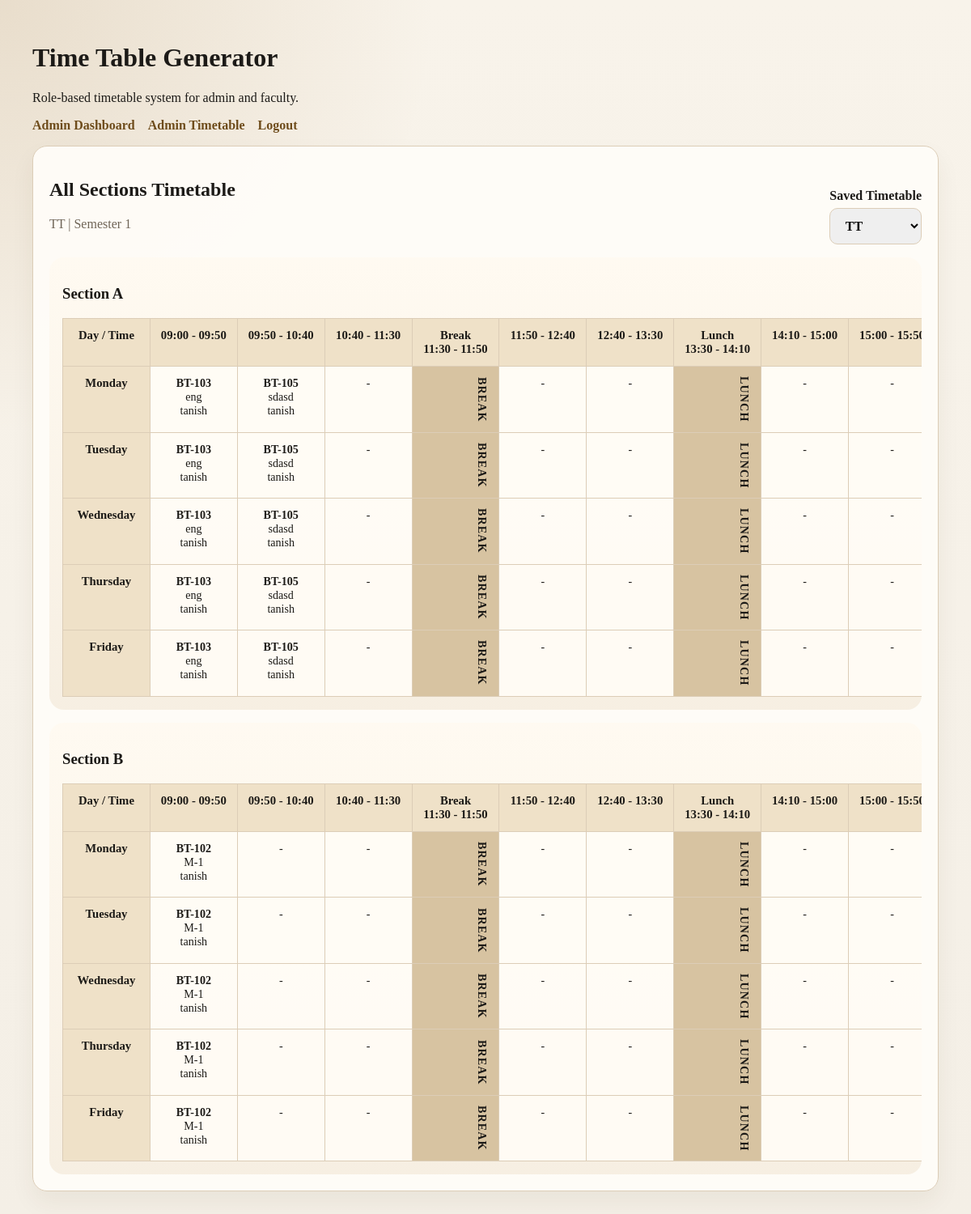
The page /admin/timetable?batch_id=2 (signed in) on the database its author committed.
### app/models.py (models this page shows)
class TimetableBatch(db.Model):
    id = db.Column(db.Integer, primary_key=True)
    name = db.Column(db.String(150), nullable=False)
    semester = db.Column(db.Integer, nullable=False)
    created_at = db.Column(db.DateTime, nullable=False, server_default=db.func.now())
    entries = db.relationship(
        "TimetableEntry",
        back_populates="batch",
        cascade="all, delete-orphan",
    )

class Subject(db.Model):
    id = db.Column(db.Integer, primary_key=True)
    code = db.Column(db.String(30), nullable=False, unique=True)
    name = db.Column(db.String(120), nullable=False)
    semester = db.Column(db.Integer, nullable=False, default=1)
    weekly_slots = db.Column(db.Integer, nullable=False, default=3)
    registrations = db.relationship(
        "FacultySubjectRegistration",
        back_populates="subject",
        cascade="all, delete-orphan",
    )

class Faculty(db.Model):
    id = db.Column(db.Integer, primary_key=True)
    name = db.Column(db.String(120), nullable=False,)
    email = db.Column(db.String(120), nullable=True, unique=True)
    user_id = db.Column(db.Integer, db.ForeignKey("user.id"), nullable=True, unique=True)
    user = db.relationship("User", back_populates="faculty_profile")
    registrations = db.relationship(
        "FacultySubjectRegistration",
        back_populates="faculty",
        cascade="all, delete-orphan",
    )

### app/routes.py (the view)
@main.route("/admin/timetable")
def admin_timetable():
    user = current_user()
    if not user or user.role != "admin":
        flash("Admin login required.", "error")
        return redirect(url_for("main.login"))
    batches = available_batches()
    selected_batch_id = request.args.get("batch_id", type=int)
    selected_batch = None
    if selected_batch_id:
        selected_batch = TimetableBatch.query.get(selected_batch_id)
    if not selected_batch:
        selected_batch = batches[0] if batches else None
    entries = []
    if selected_batch:
        entries = (
            TimetableEntry.query.filter_by(batch_id=selected_batch.id)
            .order_by(TimetableEntry.section, TimetableEntry.day, TimetableEntry.time_slot)
            .all()
        )
    sections = sorted({entry.section for entry in entries})
    timetable_map = defaultdict(dict)
    for entry in entries:
        timetable_map[(entry.section, entry.day)][entry.time_slot] = entry
    return render_template(
        "admin_timetable.html",
        batches=batches,
        selected_batch=selected_batch,
        entries=entries,
        sections=sections,
        timetable_map=timetable_map,
        days=DAYS,
        timetable_columns=TIMETABLE_COLUMNS,
    )

### app/routes.py (called while the page is built)
def current_user():
    user_id = session.get("user_id")
    if not user_id:
        return None
    return User.query.get(user_id)

def available_batches():
    return TimetableBatch.query.order_by(
        TimetableBatch.created_at.desc(), TimetableBatch.id.desc()
    ).all()

### app/templates/admin_timetable.html (shortened to what this page needs)
{% extends "base.html" %}
{% block content %}
<section class="card">
    <div class="section-head">
        <div>
            <h2>All Sections Timetable</h2>
            {% if selected_batch %}
                <p class="muted">{{ selected_batch.name }} | Semester {{ selected_batch.semester }}</p>
            {% endif %}
        </div>
        <form method="get" class="inline-form">
            <label>Saved Timetable
                <select name="batch_id" onchange="this.form.submit()">
                    {% for batch in batches %}
                        <option value="{{ batch.id }}" {% if selected_batch and selected_batch.id == batch.id %}selected{% endif %}>
                            {{ batch.name }}
                        </option>
                    {% endfor %}
                </select>
            </label>
        </form>
    </div>
    {% for section in sections %}
        <div class="table-wrap timetable-shell">
            <h3>Section {{ section }}</h3>
            <table class="timetable-grid">
                <thead>
                    <tr>
                        <th>Day / Time</th>
                        {% for column in timetable_columns %}
                            <th class="{% if column.type == 'break' %}break-head{% endif %}">{{ column.label|safe }}</th>
                        {% endfor %}
                    </tr>
                </thead>
                <tbody>
                    {% for day in days %}
                        <tr>
                            <th>{{ day }}</th>
                            {% for column in timetable_columns %}
                                {% if column.type == 'break' %}
                                    <td class="break-cell">{{ column.value }}</td>
                                {% else %}
                                    {% set entry = timetable_map.get((section, day), {}).get(column.value) %}
                                    <td class="class-cell">
                                        {% if entry %}
                                            <strong>{{ entry.subject.code }}</strong><br>
                                            {{ entry.subject.name }}<br>
                                            {{ entry.faculty.name }}
                                        {% else %}
                                            -
                                        {% endif %}
                                    </td>
                                {% endif %}
                            {% endfor %}
                        </tr>
                    {% endfor %}
                </tbody>
            </table>
        </div>
    {% endfor %}
</section>
{% endblock %}

### app/static/styles.css (style rules this page uses)
:root { --bg: #f4efe6; --surface: #fffdf9; --ink: #1c1a17; --muted: #6f6558; --primary: #986c2d; --primary-dark: #6e4c1b; --border: #dccdb7; --success: #deefe2; --warning: #fff3d6; --error: #f8dddd; }
* { box-sizing: border-box; }
body { margin: 0; font-family: Georgia, "Times New Roman", serif; background: radial-gradient(circle at top left, rgba(152, 108, 45, 0.16), transparent 28%), linear-gradient(180deg, #f8f3ea, var(--bg)); color: var(--ink); }
.card { background: rgba(255, 253, 249, 0.92); border: 1px solid var(--border); border-radius: 18px; padding: 1.25rem; box-shadow: 0 14px 30px rgba(61, 43, 18, 0.06); }
label { display: grid; gap: 0.35rem; font-weight: 700; }
input, select, button { font: inherit; padding: 0.75rem 0.9rem; border-radius: 10px; border: 1px solid var(--border); }
table { width: 100%; border-collapse: collapse; }
th, td { border: 1px solid var(--border); padding: 0.75rem; text-align: left; vertical-align: top; }
.muted { color: var(--muted); }
.section-head { display: flex; justify-content: space-between; gap: 1rem; align-items: end; margin-bottom: 1rem; }
.inline-form { display: flex; gap: 0.75rem; align-items: end; }
.table-wrap { overflow-x: auto; margin-top: 1rem; }
.timetable-shell { background: linear-gradient(180deg, rgba(255, 250, 241, 0.95), rgba(246, 238, 225, 0.95)); border-radius: 18px; padding: 1rem; }
.timetable-grid { min-width: 1080px; table-layout: fixed; }
.timetable-grid th { background: #efe1c8; text-align: center; font-size: 0.92rem; }
.timetable-grid td { text-align: center; font-size: 0.88rem; }
.class-cell { background: rgba(255, 252, 246, 0.92); min-width: 120px; }
.break-head, .break-cell { background: #d7c3a1; font-weight: 700; min-width: 68px; }
.break-cell { writing-mode: vertical-rl; text-orientation: mixed; letter-spacing: 0.08em; }

### rows shown on the page
TimetableBatch: name "TT", semester "1"
Subject: subject.code "BT-103" "BT-103" "BT-103" "BT-103" "BT-103", subject.name "eng" "eng" "eng" "eng" "eng"
Faculty: faculty.name "tanish" "tanish" "tanish" "tanish" "tanish" "tanish" "tanish" "tanish" "tanish" "tanish"
Subject: subject.code "BT-105" "BT-105" "BT-105" "BT-105" "BT-105", subject.name "sdasd" "sdasd" "sdasd" "sdasd" "sdasd"
Subject: subject.code "BT-102" "BT-102" "BT-102" "BT-102" "BT-102", subject.name "M-1" "M-1" "M-1" "M-1" "M-1"
Faculty: faculty.name "tanish" "tanish" "tanish" "tanish" "tanish"

### other values the page prints
{{ section }} "A" "B"
{{ column.label|safe }} "09:00 - 09:50" "09:50 - 10:40" "10:40 - 11:30" "Break 11:30 - 11:50" "11:50 - 12:40" "12:40 - 13:30" "Lunch 13:30 - 14:10" "14:10 - 15:00" "15:00 -…" "09:00 - 09:50" "09:50 - 10:40" "10:40 - 11:30" "Break 11:30 - 11:50" "11:50 - 12:40" "12:40 - 13:30" "Lunch 13:30 - 14:10" "14:10 - 15:00" "15:00 -…"
{{ day }} "Monday" "Tuesday" "Wednesday" "Thursday" "Friday" "Monday" "Tuesday" "Wednesday" "Thursday" "Friday"
{{ column.value }} "BREAK" "LUNCH" "BREAK" "LUNCH" "BREAK" "LUNCH" "BREAK" "LUNCH" "BREAK" "LUNCH" "BREAK" "LUNCH" "BREAK" "LUNCH" "BREAK" "LUNCH" "BREAK" "LUNCH" "BREAK" "LUNCH"
form field batch_id "TT"
